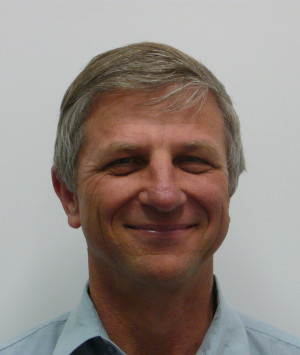
//> input picture elipticalimage/Vic.jpg, 300 x 355 px
$ ./threshold ../elipticalimage/Vic.jpg   (built with g++ and OpenCV 4)
//> lines starting //> are read from the running program, lines starting //| are printed output that depends on the picture
#include "opencv2/imgproc/imgproc.hpp"
#include "opencv2/highgui/highgui.hpp"
#include <stdlib.h>
#include <stdio.h>

using namespace cv;
//define thresh value, thresh type and maximum values
int threshold_value = 0;
int threshold_type = 3;;
int const max_value = 255;
int const max_type = 4;
int const max_BINARY_value = 255;
//Create original, greyscale and output image
Mat src, src_gray, dst;
char* window_name = "Threshold Demo";
//Create labels for trackbar
char* trackbar_type ="Type: \n 0: Binary \n 1:Binary Inverted \n 2: Truncated \n 3: To Zero \n 4: To Zero Inverted";
char* trackbar_value= "Value";

void Threshold_Demo(int,void* );


int main(int argc, char** argv )
{

//Check if image provided and in correct format
if( argc != 2 )
  {
   printf("<No Image Found>\n");
   return -1;

  }

  src = imread( argv[1], 1);
//> src is the input picture: 355 rows x 300 cols, CV_8UC3; mean B, G, R 131, 137, 147.8

 if (!src.data)
{
  printf("Invalid Image File!\n");
  return -1;
}

//convert image to greyscale
 cvtColor( src, src_gray, CV_BGR2GRAY );
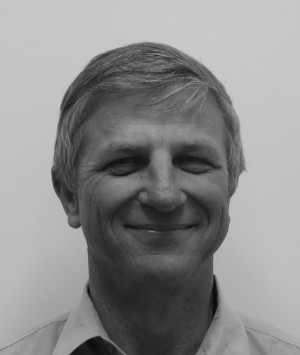
//> src_gray: 355 rows x 300 cols, CV_8UC1; min 9, max 207, mean 139.5
//display program
 namedWindow( window_name, CV_WINDOW_AUTOSIZE );
//create trackbar to adjust thresh type
 createTrackbar( trackbar_type, window_name, &threshold_type, max_type, Threshold_Demo );
 //create trackbar to adjust thresh value
 createTrackbar( trackbar_value, window_name, &threshold_value, max_value, Threshold_Demo);
//> slider 'Value' is set to 85
//call thresh function
 Threshold_Demo( 0,0 );

// [7 lines of commented-out code are left out]

waitKey(0);

return 0;

}


void Threshold_Demo( int, void* )
{

  //0: Binary
  //1: Binary Inverted
  //2: Threshold Truncated
  //3: Theshold to Zero
  //4: Threshold to Zero Inverted

   //apply thresholding function to greyscale image
   threshold( src_gray, dst, threshold_value, max_BINARY_value, threshold_type );
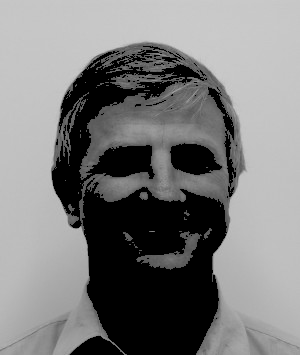
//> dst: 355 rows x 300 cols, CV_8UC1; min 0, max 207, mean 124
   //display image
   imshow( window_name, dst );


}
